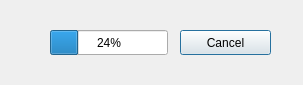
<?xml version="1.0" encoding="UTF-8"?>
<ui version="4.0">
 <class>LabelGenerator</class>
 <widget class="QDialog" name="LabelGenerator">
  <property name="geometry">
   <rect>
    <x>0</x>
    <y>0</y>
    <width>303</width>
    <height>85</height>
   </rect>
  </property>
  <property name="windowTitle">
   <string>Dialog</string>
  </property>
  <widget class="QProgressBar" name="progressBar">
   <property name="geometry">
    <rect>
     <x>50</x>
     <y>30</y>
     <width>118</width>
     <height>25</height>
    </rect>
   </property>
   <property name="value">
    <number>24</number>
   </property>
  </widget>
  <widget class="QPushButton" name="cancelPB">
   <property name="geometry">
    <rect>
     <x>180</x>
     <y>30</y>
     <width>91</width>
     <height>25</height>
    </rect>
   </property>
   <property name="text">
    <string>Cancel</string>
   </property>
  </widget>
 </widget>
 <resources/>
 <connections/>
</ui>
